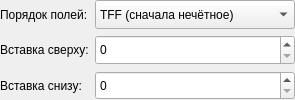
           <widget class="QWidget" name="pgPCM1Settings">
            <layout class="QGridLayout" name="gridLayout_3">
             <property name="leftMargin">
              <number>0</number>
             </property>
             <property name="topMargin">
              <number>0</number>
             </property>
             <property name="rightMargin">
              <number>0</number>
             </property>
             <property name="bottomMargin">
              <number>0</number>
             </property>
             <item row="1" column="1">
              <widget class="QLabel" name="lblPCM1PadTop">
               <property name="sizePolicy">
                <sizepolicy hsizetype="Minimum" vsizetype="Minimum">
                 <horstretch>0</horstretch>
                 <verstretch>0</verstretch>
                </sizepolicy>
               </property>
               <property name="text">
                <string>Вставка сверху:</string>
               </property>
              </widget>
             </item>
             <item row="1" column="2">
              <widget class="QSpinBox" name="spinBox">
               <property name="sizePolicy">
                <sizepolicy hsizetype="MinimumExpanding" vsizetype="MinimumExpanding">
                 <horstretch>0</horstretch>
                 <verstretch>0</verstretch>
                </sizepolicy>
               </property>
              </widget>
             </item>
             <item row="0" column="1">
              <widget class="QLabel" name="lblPCM1FieldOrder">
               <property name="sizePolicy">
                <sizepolicy hsizetype="Minimum" vsizetype="Minimum">
                 <horstretch>0</horstretch>
                 <verstretch>0</verstretch>
                </sizepolicy>
               </property>
               <property name="toolTip">
                <string>Порядок полей в кадрах исходного видео</string>
               </property>
               <property name="statusTip">
                <string>Порядок полей в кадрах исходного видео</string>
               </property>
               <property name="text">
                <string>Порядок полей:</string>
               </property>
              </widget>
             </item>
             <item row="0" column="2">
              <widget class="QComboBox" name="lbxPCM1FieldOrder">
               <property name="enabled">
                <bool>true</bool>
               </property>
               <property name="sizePolicy">
                <sizepolicy hsizetype="MinimumExpanding" vsizetype="MinimumExpanding">
                 <horstretch>0</horstretch>
                 <verstretch>0</verstretch>
                </sizepolicy>
               </property>
               <property name="minimumSize">
                <size>
                 <width>200</width>
                 <height>0</height>
                </size>
               </property>
               <property name="toolTip">
                <string>Порядок полей в кадрах исходного видео</string>
               </property>
               <property name="statusTip">
                <string>Порядок полей в кадрах исходного видео</string>
               </property>
               <property name="currentIndex">
                <number>0</number>
               </property>
               <item>
                <property name="text">
                 <string>TFF (сначала нечётное)</string>
                </property>
               </item>
               <item>
                <property name="text">
                 <string>BFF (сначала чётное)</string>
                </property>
               </item>
              </widget>
             </item>
             <item row="2" column="1">
              <widget class="QLabel" name="lblPCM1PadBottom">
               <property name="sizePolicy">
                <sizepolicy hsizetype="Minimum" vsizetype="Minimum">
                 <horstretch>0</horstretch>
                 <verstretch>0</verstretch>
                </sizepolicy>
               </property>
               <property name="text">
                <string>Вставка снизу:</string>
               </property>
              </widget>
             </item>
             <item row="2" column="2">
              <widget class="QSpinBox" name="spinBox_2">
               <property name="sizePolicy">
                <sizepolicy hsizetype="MinimumExpanding" vsizetype="MinimumExpanding">
                 <horstretch>0</horstretch>
                 <verstretch>0</verstretch>
                </sizepolicy>
               </property>
              </widget>
             </item>
            </layout>
           </widget>
